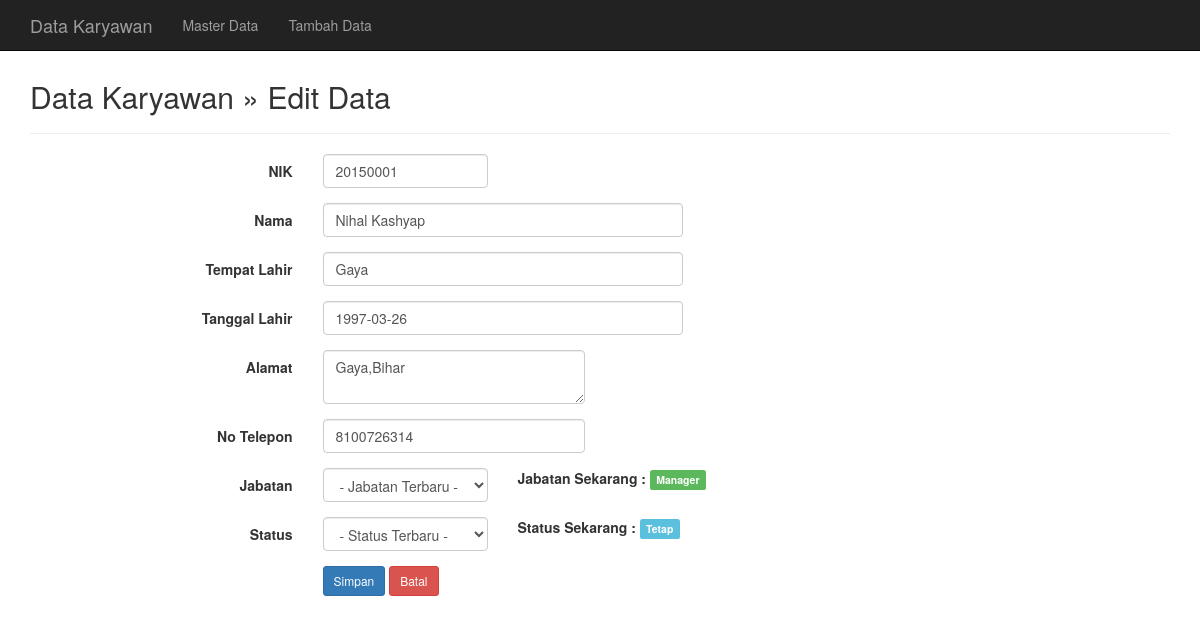
The page /latmysqli/latmysqli/edit.php?nik=20150001 on the database its author committed.
### tables this page shows
CREATE TABLE `karyawan` (
  `nik` varchar(10) NOT NULL,
  `nama` varchar(50) NOT NULL,
  `tempat_lahir` varchar(30) NOT NULL,
  `tanggal_lahir` varchar(30) NOT NULL,
  `alamat` varchar(50) NOT NULL,
  `no_telepon` varchar(10) NOT NULL,
  `jabatan` varchar(15) NOT NULL,
  `status` varchar(15) NOT NULL,
  `username` varchar(15) NOT NULL,
  `password` varchar(15) NOT NULL
);

### latmysqli/latmysqli/edit.php (the view, shortened to what this page needs)
<?php
include("koneksi.php");
?>
<!DOCTYPE html>
<html lang="en">
<head>
	<link href="css/bootstrap.min.css" rel="stylesheet">
	<link href="css/bootstrap-datepicker.css" rel="stylesheet">
</head>
<body>
	<nav class="navbar navbar-inverse navbar-fixed-top">
		<div class="container">
			<div class="navbar-header">
				<a class="navbar-brand hidden-xs hidden-sm" href="http://www.hakkoblogs.com">Data Karyawan</a>
			</div>
			<div id="navbar" class="navbar-collapse collapse">
				<ul class="nav navbar-nav">
					<li><a href="index.php">Master Data</a></li>
					<li><a href="add.php">Tambah Data</a></li>
				</ul>
			</div>
		</div>
	</nav>
	<div class="container">
		<div class="content">
			<h2>Data Karyawan &raquo; Edit Data</h2>
			<hr />
			<?php
			$nik = $_GET['nik'];
			$sql = mysqli_query($koneksi, "SELECT * FROM karyawan WHERE nik='$nik'");
			if(mysqli_num_rows($sql) == 0){
				header("Location: index.php");
			}else{
				$row = mysqli_fetch_assoc($sql);
			}
			?>
			<form class="form-horizontal" action="" method="post">
				<div class="form-group">
					<label class="col-sm-3 control-label">NIK</label>
					<div class="col-sm-2">
						<input type="text" name="nik" value="<?php echo $row ['nik']; ?>" class="form-control" placeholder="NIK" required>
					</div>
				</div>
				<div class="form-group">
					<label class="col-sm-3 control-label">Nama</label>
					<div class="col-sm-4">
						<input type="text" name="nama" value="<?php echo $row ['nama']; ?>" class="form-control" placeholder="Nama" required>
					</div>
				</div>
				<div class="form-group">
					<label class="col-sm-3 control-label">Tempat Lahir</label>
					<div class="col-sm-4">
						<input type="text" name="tempat_lahir" value="<?php echo $row ['tempat_lahir']; ?>" class="form-control" placeholder="Tempat Lahir" required>
					</div>
				</div>
				<div class="form-group">
					<label class="col-sm-3 control-label">Tanggal Lahir</label>
					<div class="col-sm-4">
						<input type="text" name="tanggal_lahir" value="<?php echo $row ['tanggal_lahir']; ?>" class="input-group date form-control" date="" data-date-format="yyyy-mm-dd" placeholder="0000-00-00" required>
					</div>
				</div>
				<div class="form-group">
					<label class="col-sm-3 control-label">Alamat</label>
					<div class="col-sm-3">
						<textarea name="alamat" class="form-control" placeholder="Alamat"><?php echo $row ['alamat']; ?></textarea>
					</div>
				</div>
				<div class="form-group">
					<label class="col-sm-3 control-label">No Telepon</label>
					<div class="col-sm-3">
						<input type="text" name="no_telepon" value="<?php echo $row ['no_telepon']; ?>" class="form-control" placeholder="No Telepon" required>
					</div>
				</div>
				<div class="form-group">
					<label class="col-sm-3 control-label">Jabatan</label>
					<div class="col-sm-2">
						<select name="jabatan" class="form-control" required>
							<option value=""> - Jabatan Terbaru - </option>
						</select>
					</div>
                    <div class="col-sm-3">
                    <b>Jabatan Sekarang :</b> <span class="label label-success"><?php echo $row['jabatan']; ?></span>
				    </div>
				</div>
				<div class="form-group">
					<label class="col-sm-3 control-label">Status</label>
					<div class="col-sm-2">
						<select name="status" class="form-control">
							<option value="">- Status Terbaru -</option>
						</select>
					</div>
                    <div class="col-sm-3">
                    <b>Status Sekarang :</b> <span class="label label-info"><?php echo $row['status']; ?></span>
				    </div>
                </div>
				<div class="form-group">
					<label class="col-sm-3 control-label">&nbsp;</label>
					<div class="col-sm-6">
						<input type="submit" name="save" class="btn btn-sm btn-primary" value="Simpan">
						<a href="index.php" class="btn btn-sm btn-danger">Batal</a>
					</div>
				</div>
			</form>
		</div>
	</div>
</body>
</html>

### latmysqli/latmysqli/edit.php (style rules this page uses)
.content { margin-top: 80px; }

### rows shown on the page
karyawan: nik "20150001", nama "Nihal Kashyap", tempat_lahir "Gaya", tanggal_lahir "1997-03-26", alamat "Gaya,Bihar", no_telepon "8100726314", jabatan "Manager", status "Tetap"
